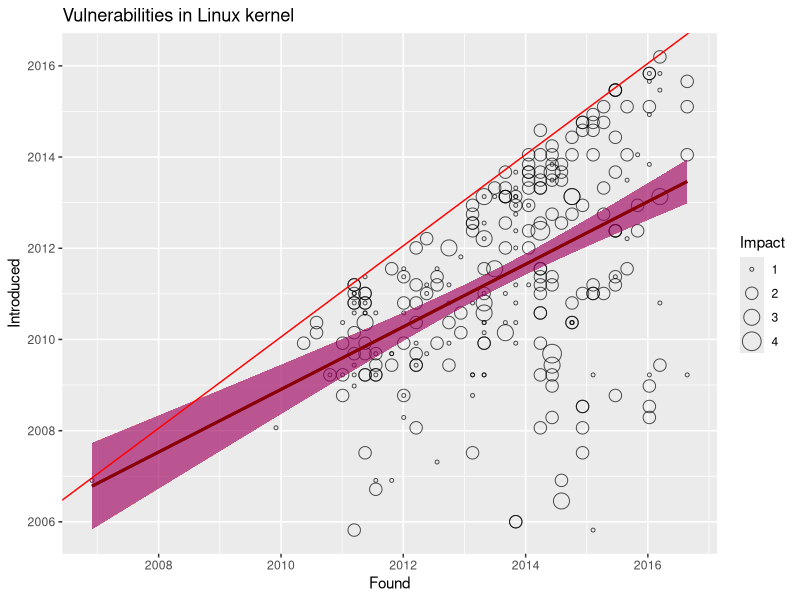

Reproduce this figure in R.
library(ggplot2)
library(magrittr)
library(dplyr)

toI<- function(x) as.numeric(x, origin = "1970-01-01")
toD <- function(x) as.Date(x, origin = "1970-01-01")
vswitch <- function(expr, ...) {
  lookup <- list(...)
  vec <- as.character(expr)
  vec[is.na(vec)] <- "NA"
  unname(do.call(c, lookup[vec]))
}


cve.x <- read.csv('linux-cve-lifetime.csv', header=F)
names(cve.x) <- c(
  'cve'
  ,'impact'
  ,'bugno'
  ,'v.introduced'
  ,'d.introduced'
  ,'v.found'
  ,'d.found')
cve.x$d.introduced <- toD(cve.x$d.introduced)
cve.x$d.found <- toD(cve.x$d.found)
cve.x$i.introduced <- toI(cve.x$d.introduced)
cve.x$i.found <- toI(cve.x$d.found)
cve.x$v.introduced <- as.character(cve.x$v.introduced)
cve.x$Impact <- vswitch(cve.x$impact,
                      "critical" = 4,
                      "high" = 3,
                      "medium" = 2,
                      "low" = 1,
                      "negligible" = 0)


c.loc <- read.csv('linux-c.csv', header=F)
names(c.loc) <- c('version', 'src', 'loc')
c.loc$version <- as.character(c.loc$version)

cve.x <- cve.x %>% filter(d.introduced != toD('2005-06-17'))
c.loc %<>% filter((version %in% cve.x$v.introduced))

cve <- left_join(cve.x, c.loc, by=c('v.introduced' = 'version'))

d = lm(i.introduced~i.found*loc, data=cve)
cve$predicted <- predict(d)


ggplot(cve) +
  geom_point(aes(x=d.found, y=d.introduced, size=Impact, alpha=0.4), 
              shape=1, alpha=0.7) +
  geom_smooth(aes(x=d.found, y=toD(predicted)), 
              method='lm', formula=y~x, color="darkblue", fill="blue") +
  geom_smooth(aes(x=d.found, y=d.introduced), method='lm', formula=y~x,
              color="darkred", fill="red") +
  geom_abline(slope=1, color='red', intercept=20) +
  ggtitle("Vulnerabilities in Linux kernel") +
  labs(x="Found",y="Introduced")

